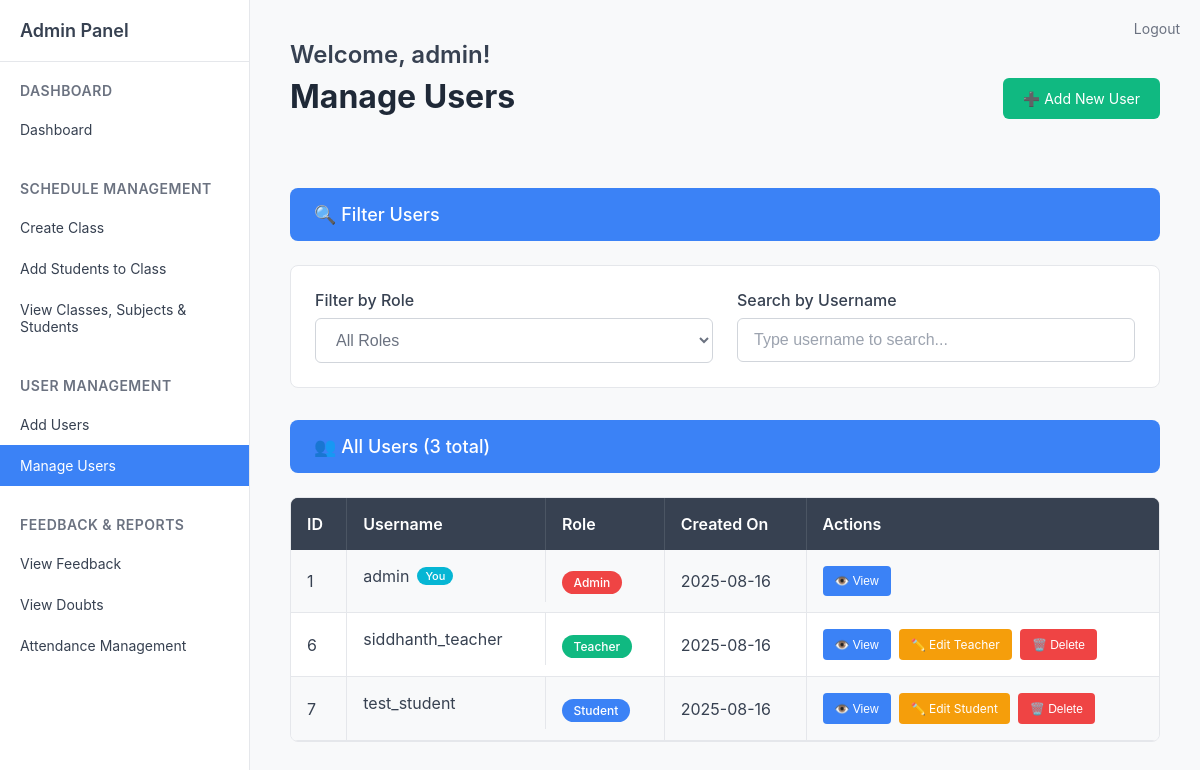
The app's page /admin/manage_users (signed in), older data.
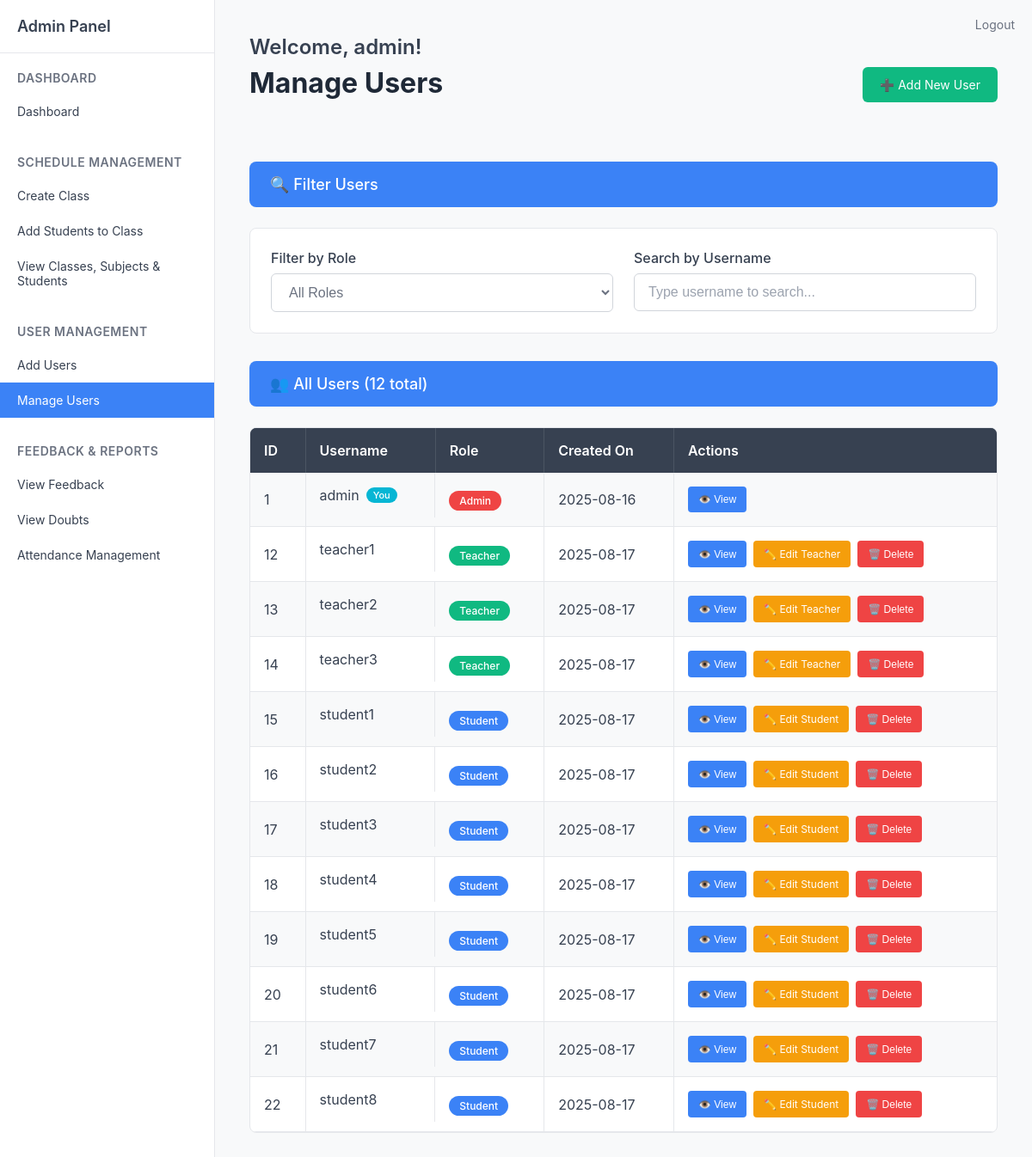
The same page, newer data.
### tables this page shows
CREATE TABLE users (
            id INTEGER PRIMARY KEY AUTOINCREMENT,
            username TEXT UNIQUE NOT NULL,
            password TEXT NOT NULL,
            role TEXT NOT NULL DEFAULT 'student',
            email TEXT,
            name TEXT,
            phone TEXT,
            address TEXT,
            created_by INTEGER,
            created_on DATETIME DEFAULT CURRENT_TIMESTAMP,
            updated_by INTEGER,
            updated_on DATETIME,
            FOREIGN KEY (created_by) REFERENCES users(id)
        );

### routes/admin.py (the view)
@admin_bp.route('/manage_users')
def manage_users():
    if 'role' not in session or session['role'] != 'admin':
        return redirect(url_for('auth.login'))
    current_user = get_current_user()
    conn = get_db()
    cur = conn.cursor()
    cur.execute('''
        SELECT u.id, u.username, u.created_on, u.role, u.name, u.email
        FROM users u
        ORDER BY u.id
    ''')
    users = cur.fetchall()
    conn.close()
    return render_template('admin/manage_users.html', users=users, current_user=current_user)

### routes/admin.py (called while the page is built)
def get_db():
    return sqlite3.connect('users.db')

def get_current_user():
    class User:
        def __init__(self, user_id, username):
            self.id = user_id
            self.username = username
    if 'user_id' in session:
        return User(session['user_id'], session.get('username', ''))
    return None

### templates/admin/manage_users.html (shortened to what this page needs)
{% extends 'admin/sidebar.html' %}
{% block content %}
<div style="display: flex; justify-content: space-between; align-items: center; margin-bottom: 32px;">
    <div>
        <div class="welcome-text">Welcome, admin!</div>
        <div class="page-title">Manage Users</div>
    </div>
    <a href="{{ url_for('admin.users') }}" style="background-color: #10b981; color: white; padding: 12px 20px; border-radius: 6px; text-decoration: none; font-size: 14px; display: flex; align-items: center; gap: 8px;">
        ➕ Add New User
    </a>
</div>
<div style="background-color: #3b82f6; color: white; padding: 16px 24px; font-size: 18px; font-weight: 500; margin-bottom: 24px; border-radius: 8px; display: flex; align-items: center; gap: 8px;">
    🔍 Filter Users
</div>
<div style="background-color: white; border: 1px solid #e5e7eb; border-radius: 8px; padding: 24px; margin-bottom: 32px;">
    <div style="display: grid; grid-template-columns: 1fr 1fr; gap: 24px;">
        <div>
            <label style="display: block; font-size: 16px; font-weight: 500; color: #374151; margin-bottom: 8px;">Filter by Role</label>
            <select id="roleFilter" style="width: 100%; padding: 12px 16px; font-size: 16px; border: 1px solid #d1d5db; border-radius: 6px; background-color: #ffffff; color: #6b7280;">
                <option value="">All Roles</option>
            </select>
        </div>
        <div>
            <label style="display: block; font-size: 16px; font-weight: 500; color: #374151; margin-bottom: 8px;">Search by Username</label>
            <input type="text" id="searchUser" style="width: 100%; padding: 12px 16px; font-size: 16px; border: 1px solid #d1d5db; border-radius: 6px; background-color: #ffffff;" placeholder="Type username to search...">
        </div>
    </div>
</div>
<div style="background-color: #3b82f6; color: white; padding: 16px 24px; font-size: 18px; font-weight: 500; margin-bottom: 24px; border-radius: 8px; display: flex; align-items: center; gap: 8px;">
    👥 All Users ({{ users|length }} total)
</div>
<div style="background-color: white; border: 1px solid #e5e7eb; border-radius: 8px; overflow: hidden;">
    <table style="width: 100%; border-collapse: collapse;" id="usersTable">
        <thead>
            <tr style="background-color: #374151; color: white;">
                <th style="padding: 16px; text-align: left; font-weight: 600; border-right: 1px solid #4b5563;">ID</th>
                <th style="padding: 16px; text-align: left; font-weight: 600; border-right: 1px solid #4b5563;">Username</th>
                <th style="padding: 16px; text-align: left; font-weight: 600; border-right: 1px solid #4b5563;">Role</th>
                <th style="padding: 16px; text-align: left; font-weight: 600; border-right: 1px solid #4b5563;">Created On</th>
                <th style="padding: 16px; text-align: left; font-weight: 600;">Actions</th>
            </tr>
        </thead>
        <tbody>
            {% for user in users %}
            <tr style="border-bottom: 1px solid #e5e7eb; {{ 'background-color: #f8f9fa;' if loop.index % 2 == 1 }}" data-role="{{ user[3] or 'No Role' }}" data-username="{{ user[1].lower() }}">
                <td style="padding: 16px; color: #374151; border-right: 1px solid #e5e7eb;">{{ user[0] }}</td>
                <td style="padding: 16px; color: #374151; border-right: 1px solid #e5e7eb; display: flex; align-items: center; gap: 8px;">
                    {{ user[1] }}
                    {% if user[0] == current_user.id %}
                        <span style="background-color: #06b6d4; color: white; padding: 2px 8px; border-radius: 12px; font-size: 11px; font-weight: 500;">You</span>
                    {% endif %}
                </td>
                <td style="padding: 16px; border-right: 1px solid #e5e7eb;">
                    {% if user[3] == 'admin' %}
                        <span style="background-color: #ef4444; color: white; padding: 4px 12px; border-radius: 12px; font-size: 12px; font-weight: 500;">Admin</span>
                    {% elif user[3] == 'teacher' %}
                        <span style="background-color: #10b981; color: white; padding: 4px 12px; border-radius: 12px; font-size: 12px; font-weight: 500;">Teacher</span>
                    {% elif user[3] == 'student' %}
                        <span style="background-color: #3b82f6; color: white; padding: 4px 12px; border-radius: 12px; font-size: 12px; font-weight: 500;">Student</span>
                    {% else %}
                        <span style="background-color: #6b7280; color: white; padding: 4px 12px; border-radius: 12px; font-size: 12px; font-weight: 500;">No Role</span>
                    {% endif %}
                </td>
                <td style="padding: 16px; color: #374151; border-right: 1px solid #e5e7eb;">
                    {% if user[2] %}
                        {{ user[2].split(' ')[0] }}
                    {% else %}
                        N/A
                    {% endif %}
                </td>
                <td style="padding: 16px;">
                    <div style="display: flex; gap: 8px;">
                        <button onclick="viewUser({{ user[0] }}, '{{ user[1] }}', '{{ user[3] or 'No Role' }}')" style="background-color: #3b82f6; color: white; border: none; padding: 8px 12px; border-radius: 4px; font-size: 12px; cursor: pointer; display: flex; align-items: center; gap: 4px;">
                            👁️ View
                        </button>
                        {% if user[3] == 'teacher' %}
                        <a href="{{ url_for('admin.edit_teacher', teacher_id=user[0]) }}" style="background-color: #f59e0b; color: white; border: none; padding: 8px 12px; border-radius: 4px; font-size: 12px; cursor: pointer; display: flex; align-items: center; gap: 4px; text-decoration: none;">
                            ✏️ Edit Teacher
                        </a>
                        {% elif user[3] == 'student' %}
                        <a href="{{ url_for('admin.edit_student', student_id=user[0]) }}" style="background-color: #f59e0b; color: white; border: none; padding: 8px 12px; border-radius: 4px; font-size: 12px; cursor: pointer; display: flex; align-items: center; gap: 4px; text-decoration: none;">
                            ✏️ Edit Student
                        </a>
                        {% endif %}
                        {% if user[0] != current_user.id %}
                        <button onclick="confirmDelete({{ user[0] }}, '{{ user[1] }}')" style="background-color: #ef4444; color: white; border: none; padding: 8px 12px; border-radius: 4px; font-size: 12px; cursor: pointer; display: flex; align-items: center; gap: 4px;">
                            🗑️ Delete
                        </button>
                        {% endif %}
                    </div>
                </td>
            </tr>
            {% endfor %}
        </tbody>
    </table>
</div>
{% endblock %}

### templates/admin/sidebar.html (shortened to what this page needs)
<!DOCTYPE html>
<html lang="en">
<head>
</head>
<body>
    <div class="container">
        <div class="sidebar">
            <h3>Admin Panel</h3>
            <div class="nav-section">
                <div class="nav-section-title">Dashboard</div>
                <a href="{{ url_for('admin.dashboard') }}" class="nav-link {{ 'active' if request.endpoint == 'admin.dashboard' }}">
                    Dashboard
                </a>
            </div>
            <div class="nav-section">
                <div class="nav-section-title">Schedule Management</div>
                <a href="{{ url_for('admin.create_class') }}" class="nav-link {{ 'active' if request.endpoint == 'admin.create_class' }}">
                    Create Class
                </a>
                <a href="{{ url_for('admin.add_students') }}" class="nav-link {{ 'active' if request.endpoint == 'admin.add_students' }}">
                    Add Students to Class
                </a>
                <a href="{{ url_for('admin.view_classes') }}" class="nav-link {{ 'active' if request.endpoint == 'admin.view_classes' }}">
                    View Classes, Subjects & Students
                </a>
            </div>
            <div class="nav-section">
                <div class="nav-section-title">User Management</div>
                <a href="{{ url_for('admin.users') }}" class="nav-link {{ 'active' if request.endpoint == 'admin.users' or request.endpoint == 'admin.add_user' }}">
                    Add Users
                </a>
                <a href="{{ url_for('admin.manage_users') }}" class="nav-link {{ 'active' if request.endpoint == 'admin.manage_users' }}">
                    Manage Users
                </a>
            </div>
            <div class="nav-section">
                <div class="nav-section-title">Feedback & Reports</div>
                <a href="{{ url_for('admin.view_feedback') }}" class="nav-link {{ 'active' if request.endpoint == 'admin.view_feedback' }}">
                    View Feedback
                </a>
                <a href="{{ url_for('admin.view_doubts') }}" class="nav-link {{ 'active' if request.endpoint == 'admin.view_doubts' }}">
                    View Doubts
                </a>
                <a href="{{ url_for('admin.attendance') }}" class="nav-link {{ 'active' if request.endpoint == 'admin.attendance' or request.endpoint == 'admin.mark_attendance' or request.endpoint == 'admin.attendance_report' }}">
                    Attendance Management
                </a>
            </div>
        </div>
        <div class="main-content">
            <a href="{{ url_for('auth.logout') }}" class="logout-link">Logout</a>
            {% block content %}{% endblock %}
        </div>
    </div>
</body>
</html>

### templates/admin/sidebar.html (style rules this page uses)
* { margin: 0; padding: 0; box-sizing: border-box; }
body { font-family: -apple-system, BlinkMacSystemFont, 'Segoe UI', Roboto, sans-serif; background-color: #f8f9fa; color: #333; }
.container { display: flex; min-height: 100vh; }
.sidebar { width: 250px; background-color: #ffffff; border-right: 1px solid #e5e7eb; padding: 20px 0; }
.sidebar h3 { padding: 0 20px 20px 20px; font-size: 18px; font-weight: 600; color: #374151; border-bottom: 1px solid #e5e7eb; margin-bottom: 20px; }
.nav-section { margin-bottom: 30px; }
.nav-section-title { padding: 0 20px 10px 20px; font-size: 14px; font-weight: 600; color: #6b7280; text-transform: uppercase; letter-spacing: 0.5px; }
.nav-link { display: block; padding: 12px 20px; color: #374151; text-decoration: none; font-size: 14px; transition: background-color 0.2s; }
.nav-link.active { background-color: #3b82f6; color: white; }
.main-content { flex: 1; padding: 40px; }
.welcome-text { font-size: 24px; font-weight: 600; color: #374151; margin-bottom: 8px; }
.page-title { font-size: 32px; font-weight: 700; color: #1f2937; margin-bottom: 40px; }
.logout-link { position: absolute; top: 20px; right: 20px; color: #6b7280; text-decoration: none; font-size: 14px; }

### templates/admin/manage_users.html (style rules this page uses)
input::placeholder { color: #9ca3af; }
select option { color: #374151; }
table thead tr { background-color: #374151 !important; }
table thead th { background-color: #374151 !important; color: white !important; }

Row changes from the older to the newer data that the page shows:
removed users: id "6", username "siddhanth_teacher", role "Teacher", created_on "2025-08-16"
removed users: id "7", username "test_student", role "Student", created_on "2025-08-16"
added users: id "12", username "teacher1", role "Teacher", created_on "2025-08-17"
added users: id "13", username "teacher2", role "Teacher", created_on "2025-08-17"
added users: id "14", username "teacher3", role "Teacher", created_on "2025-08-17"
added users: id "15", username "student1", role "Student", created_on "2025-08-17"
added users: id "16", username "student2", role "Student", created_on "2025-08-17"
added users: id "17", username "student3", role "Student", created_on "2025-08-17"
added users: id "18", username "student4", role "Student", created_on "2025-08-17"
added users: id "19", username "student5", role "Student", created_on "2025-08-17"
added users: id "20", username "student6", role "Student", created_on "2025-08-17"
added users: id "21", username "student7", role "Student", created_on "2025-08-17"
added users: id "22", username "student8", role "Student", created_on "2025-08-17"
Text that changed along with them:
{{ users|length }}: "3" → "12"
